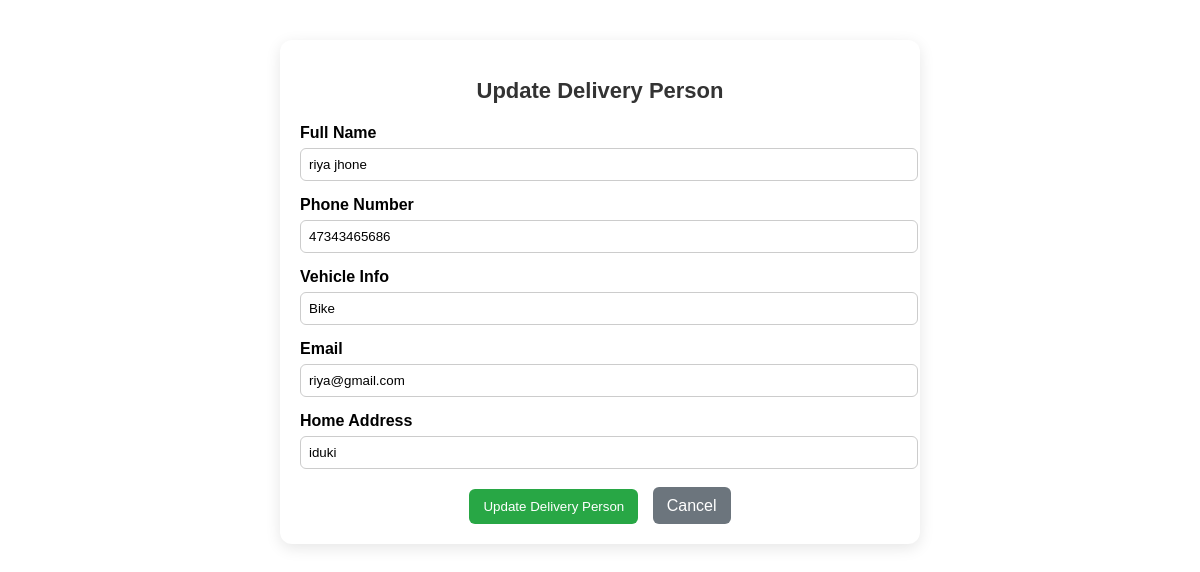
Page /restaruant/update-delivery-person.php?id=2 on the committed database.
### tables this page shows
CREATE TABLE `delivery_person_tb` (
  `id` int(10) UNSIGNED NOT NULL,
  `full_name` varchar(100) NOT NULL,
  `phone` varchar(255) NOT NULL,
  `vehicle` varchar(100) NOT NULL,
  `email` varchar(200) NOT NULL,
  `address` varchar(250) NOT NULL,
  `res_id` int(10) UNSIGNED NOT NULL
);

### restaruant/update-delivery-person.php (the view, shortened to what this page needs)
<?php include "../admin/connection/connect.php";?>
<div class="udp-container">
    <h2 class="udp-title">Update Delivery Person</h2>
    <?php
    $delivery_id = $_GET["id"];
    $sql = "SELECT * FROM delivery_person_tb WHERE id='$delivery_id'";
    $res = mysqli_query($conn,$sql);
    $deliveryPerson = mysqli_fetch_array($res);
    ?>
    <form action="" method="POST" enctype="multipart/form-data" class="udp-form">
        <div class="udp-form-group">
            <label for="udp-name">Full Name</label>
            <input type="text" id="udp-name" name="name" value="<?php echo $deliveryPerson['full_name']; ?>" required>
        </div>
        <div class="udp-form-group">
            <label for="udp-phone">Phone Number</label>
            <input type="text" id="udp-phone" name="phone" value="<?php echo $deliveryPerson['phone']; ?>" required>
        </div>
        <div class="udp-form-group">
            <label for="udp-vehicle">Vehicle Info</label>
            <input type="text" id="udp-vehicle" name="vehicle" value="<?php echo $deliveryPerson['vehicle']; ?>" required>
        </div>
         <div class="udp-form-group">
            <label>Email</label>
            <input type="email" name="email" value="<?php echo $deliveryPerson['email']; ?>">
        </div>
        <div class="udp-form-group">
            <label>Home Address</label>
            <input type="address" name="address" value="<?php echo $deliveryPerson['address']; ?>">
         </div>
        <div class="udp-form-actions">
            <button type="submit" name="submit" class="udp-update-btn">Update Delivery Person</button>
            <a href="delivery-person.php" class="udp-cancel-btn">Cancel</a>
        </div>
    </form>
</div>

### restaruant/update-delivery-person.php (style rules this page uses)
.udp-container { max-width: 600px; margin: 40px auto; padding: 20px; background: white; border-radius: 12px; box-shadow: 0 4px 15px rgba(0,0,0,0.1); font-family: Arial, sans-serif; }
.udp-title { text-align: center; margin-bottom: 20px; font-size: 22px; color: #333; }
.udp-form-group { margin-bottom: 15px; }
.udp-form-group label { display: block; font-weight: bold; margin-bottom: 6px; }
.udp-form-group input[type="text"], .udp-form-group input[type="file"], .udp-form-group input[type="email"], .udp-form-group input[type="address"] { width: 100%; padding: 8px; border-radius: 6px; border: 1px solid #ccc; }
.udp-form-actions { text-align: center; margin-top: 20px; }
.udp-update-btn { background: #28a745; color: white; border: none; padding: 10px 14px; border-radius: 6px; cursor: pointer; }
.udp-cancel-btn { margin-left: 10px; background: #6c757d; color: white; text-decoration: none; padding: 10px 14px; border-radius: 6px; }

### rows in the picture
delivery_person_tb: name "riya jhone", phone "47343465686", vehicle "Bike", email "riya@gmail.com", address "iduki"
